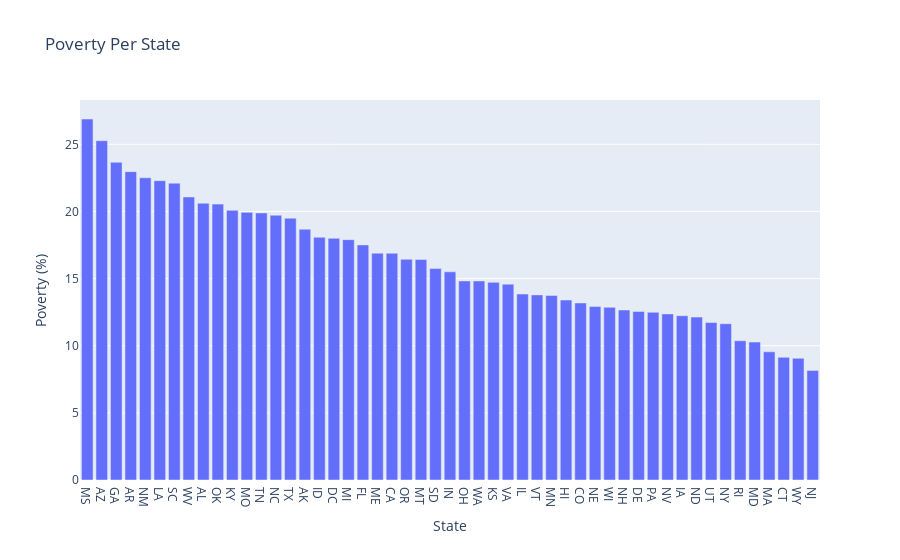

Source (notebook cell):
### Code cell
bar = px.bar(x = df_poverty_per_state.index,
             y = df_poverty_per_state,
             title='Poverty Per State',
             color_continuous_scale='Agsunset')

bar.update_layout(xaxis_title='State',
yaxis_title='Poverty (%)',
coloraxis_showscale=False)

bar.show()

### Figure 1 — Plotly figure (JSON) as saved in the notebook; plotly's stock layout.template omitted (floating-point values rounded to 4 significant figures)
{"data": [{"alignmentgroup": "True", "hovertemplate": "x=%{x}<br>y=%{y}<extra></extra>", "legendgroup": "", "marker": {"color": "#636efa", "pattern": {"shape": ""}}, "name": "", "offsetgroup": "", "orientation": "v", "showlegend": false, "textposition": "auto", "type": "bar", "x": ["MS", "AZ", "GA", "AR", "NM", "LA", "SC", "WV", "AL", "OK", "KY", "MO", "TN", "NC", "TX", "AK", "ID", "DC", "MI", "FL", "ME", "CA", "OR", "MT", "SD", "IN", "OH", "WA", "KS", "VA", "IL", "VT", "MN", "HI", "CO", "NE", "WI", "NH", "DE", "PA", "NV", "IA", "ND", "UT", "NY", "RI", "MD", "MA", "CT", "WY", "NJ"], "xaxis": "x", "y": [26.88, 25.27, 23.66, 22.96, 22.51, 22.29, 22.11, 21.08, 20.61, 20.55, 20.08, 19.93, 19.89, 19.72, 19.5, 18.68, 18.08, 18, 17.9, 17.51, 16.89, 16.89, 16.44, 16.42, 15.75, 15.5, 14.83, 14.83, 14.72, 14.59, 13.85, 13.79, 13.75, 13.4, 13.19, 12.92, 12.86, 12.66, 12.56, 12.49, 12.37, 12.23, 12.13, 11.72, 11.64, 10.37, 10.27, 9.546, 9.137, 9.064, 8.161], "yaxis": "y"}], "layout": {"barmode": "relative", "coloraxis": {"showscale": false}, "legend": {"tracegroupgap": 0}, "title": {"text": "Poverty Per State"}, "xaxis": {"anchor": "y", "domain": [0, 1], "title": {"text": "State"}}, "yaxis": {"anchor": "x", "domain": [0, 1], "title": {"text": "Poverty (%)"}}}}
